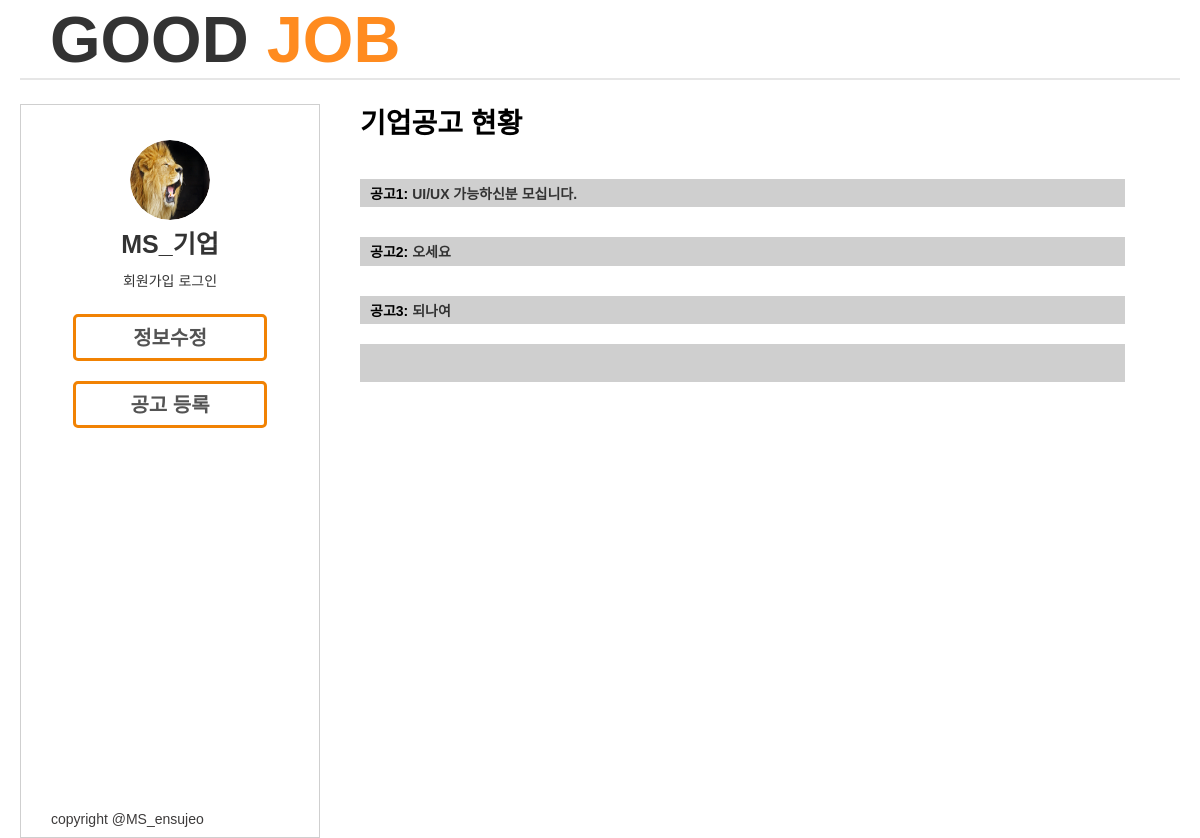
Page /memo/co_mypage/ on the earlier database version.
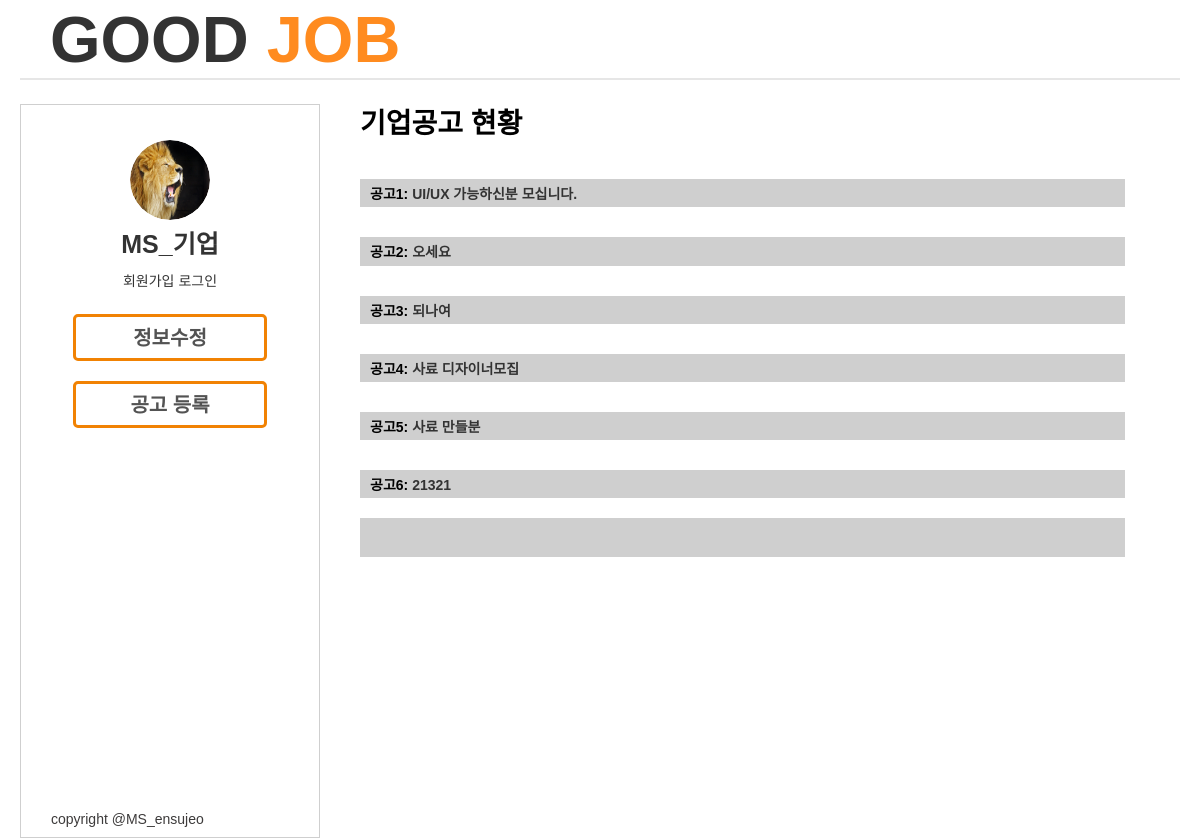
Same page on the later database version.
### memo/models.py (models this page shows, shortened)
class Memo(models.Model):
    company = models.CharField('기업이름',max_length=200)
    address = models.CharField('주소', max_length=200)
    pic = models.ImageField("사진", blank=True)
    URL = models.CharField('URL', max_length=200)
    pic = models.ImageField('기업로고', blank=True)
    representative = models.CharField('대표자명', max_length=200)
    telephone = models.CharField("전화번호", max_length=200)
    business = models.CharField("분야", max_length=200)
    volume = models.CharField("모집인원", max_length=200)
    advantage = models.CharField("복리후생", max_length=200)
    type = models.CharField("직종",max_length=200)
    money = models.CharField("급여",max_length=200)
    grade = models.CharField("학력",max_length=200)
    diversification = models.CharField("고용형태",max_length=200)
    career = models.CharField("경력",max_length=200)
    time = models.CharField("근무시간",max_length=200)
    content = models.CharField("직무내용",max_length=200)
    etc = models.TextField("기타사항",blank=True)
    created_at = models.DateTimeField('생성날짜', auto_now_add=True) #생성될때 픽스됨
    modified_at = models.DateTimeField('수정날짜', auto_now=True)#수정할때마다 바뀜

### memo/views.py (the view)
# urls.py: path('co_mypage/', co_mypage, name="co_mypage"),
def co_mypage(request):
    context = dict()
    request.POST.get('mydata')
    logined_user = request.user #기업
    my_gongo = Memo.objects.filter(company="멋사")
    context['my_gongo'] = my_gongo
    return render(request, 'co_mypage.html',context)

### memo/templates/co_mypage.html (shortened to what this page needs)
{% extends 'base.html' %}
{% load static %}
{% block extrahead %}
<link rel="stylesheet" href="{% static 'css/co_mypage.css' %}">
{% endblock %}
{% block user_logo %}
<a href="{% url 'co_mypage' %}">
  <span>GOOD </span><span class="logo1">JOB</span>
</a>
{% endblock %}
{% block nav_profile %}
<img class="pro_box" src="{% static 'image/lion.jpg' %}" />
{% endblock %}
{% block nav_name %}
<p class="nav_name">MS_기업</p>
{% if user.is_authenticated %}
<span>
  사용자({{user}})
</span>
<a href="{% url 'logout' %}">로그아웃</a>
{%else%}
<a href="{% url 'signup' %}">회원가입</a>
<a href="{% url 'login' %}">로그인</a>
{%endif%}
{% endblock %}
{% block nav_info %}
<a class="co_upload" href="">
  <button class="info_btn">
    정보수정
  </button>
</a>
<a class="co_upload" href="{% url 'co_create' %}">
  <button class="enroll_btn" type="submit">
    공고 등록
  </button>
</a>
{% endblock %}
{% block contents %}
<div class="cont">
  <h1 class="con_name">기업공고 현황</h1>
  <div>
    {% for i in my_gongo %}
    <h2 class="enroll_title">
      공고{{ forloop.counter }}: <a href="{% url 'co_detail' i.id %}">{{i.etc}}</a>
    </h2>
    {%endfor%}
  </div>
  <div class="con_box">
  </div>
  {% endblock %}

Differences in the rows shown:
added Memo: etc "사료 디자이너모집"
added Memo: etc "사료 만들분"
added Memo: etc "21321"
